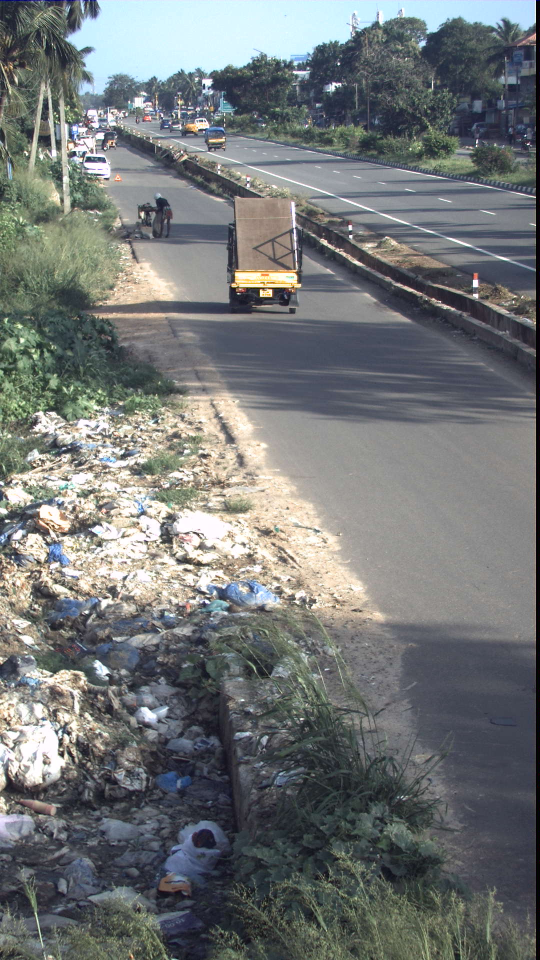
#> input picture 1.jpg, 1080 x 1920 px (shown at 1/2 size)
$ jupyter execute --allow-errors hsvhisteq.ipynb
#> lines starting #> are read from the running program, lines starting #| are printed output that depends on the picture
[cell 1]
import cv2
import numpy as np
from matplotlib import pyplot as plt
# Load the image
img = cv2.imread("1.jpg")
#> img is the input picture: shape (1920, 1080, 3); mean B, G, R 118.4, 118.3, 114.7
print(img.shape)
#| (1920, 1080, 3)
plt.title('Original BGR image')
plt.imshow(img)
plt.xticks([]), plt.yticks([])
plt.show()
org_img=img

[cell 2]
background= cv2.imread("back.jpg")
#> (the rest of this cell did not finish here and is left out)

[cell 3]
#cv2.imshow('original_img',img)
per=50
width= int( (img.shape[1]*per) / 100)
#> width = 540
height= int ((img.shape[0]*per) /100 )
#> height = 960
dim=(width, height)
#> dim = (540, 960)
img = cv2.resize(img,dim, interpolation = cv2.INTER_AREA)
#> img: shape (960, 540, 3)
print(img.shape)
#| (960, 540, 3)
image=img
#cv2.imshow('Resized_img',img)
# Apply log transform
#c= 255/ (np.log(1+np.max(img)))

[cell 4]
#cv2.imshow('original_img',img)
per1=50
#> (the rest of this cell did not finish here and is left out)

[cell 5]
img = cv2.cvtColor(img, cv2.COLOR_BGR2RGB)
plt.title('RGB image')
plt.imshow(img, cmap='gray')
plt.xticks([]), plt.yticks([])
plt.show()
image=img

#> (a cell that did not finish here is left out)

[cell 7]
img = cv2.cvtColor(img, cv2.COLOR_RGB2HSV)
#> img: shape (960, 540, 3); mean H, S, V 76.7, 38.3, 125.8
plt.title('HSV image')
plt.imshow(img, cmap='gray')
plt.xticks([]), plt.yticks([])
plt.show()

#> (a cell that did not finish here is left out)

[cell 9]
H, S, V = cv2.split(img)
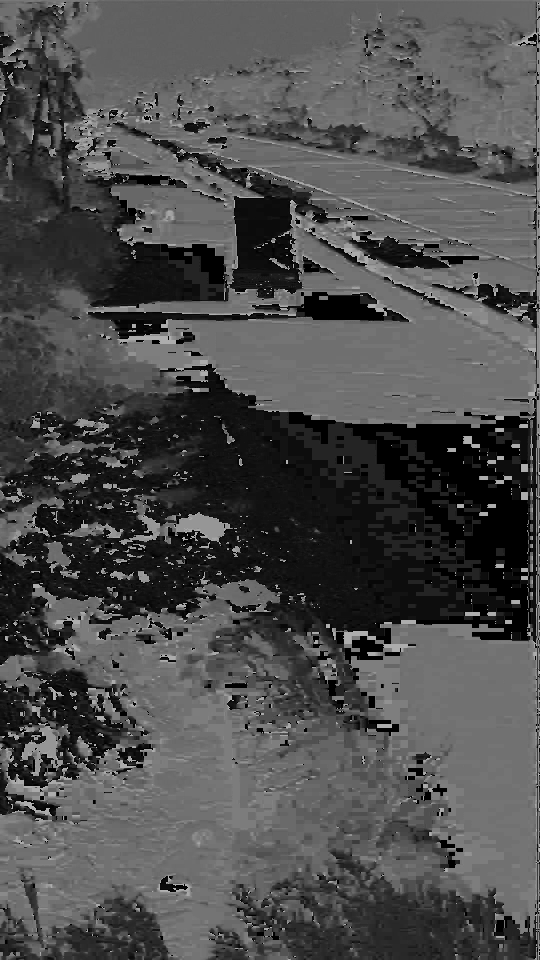
#> H: shape (960, 540); min 0, max 179, mean 76.7
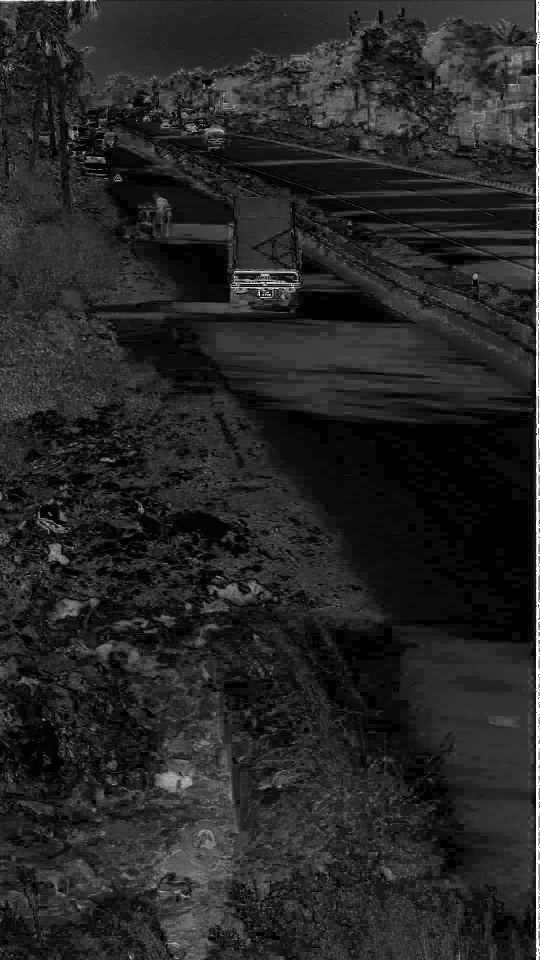
#> S: shape (960, 540); min 0, max 255, mean 38.3
plt.title('HSV components image')
plt.subplot(131)
plt.imshow(H, cmap='gray')
plt.subplot(132)
plt.imshow(S, cmap='gray')
plt.subplot(133)
plt.imshow(V, cmap='gray')
plt.xticks([]), plt.yticks([])
plt.show()

#> (a cell that did not finish here is left out)

[cell 11]
alpha1 = 0.2 ; beta1 = 0.8 ; thetas= 1; thetah= 1
s=V
print(s.shape)
#| (960, 540)

[cell 12]
import sys
V = np.float32(V)/255
#> (the rest of this cell did not finish here and is left out)

#> (a cell that did not finish here is left out)

[cell 14]
s = np.array(s,dtype=np.uint8)

plt.subplot(121)
plt.imshow(image, cmap = 'gray')
plt.title('Shadow mask')
plt.subplot(122)
plt.imshow(s, cmap= 'gray')


plt.xticks([]), plt.yticks([])
plt.show()

[cell 15]
plt.subplot(141)
plt.imshow(s, cmap= 'gray')

median = cv2.medianBlur(s, 5)
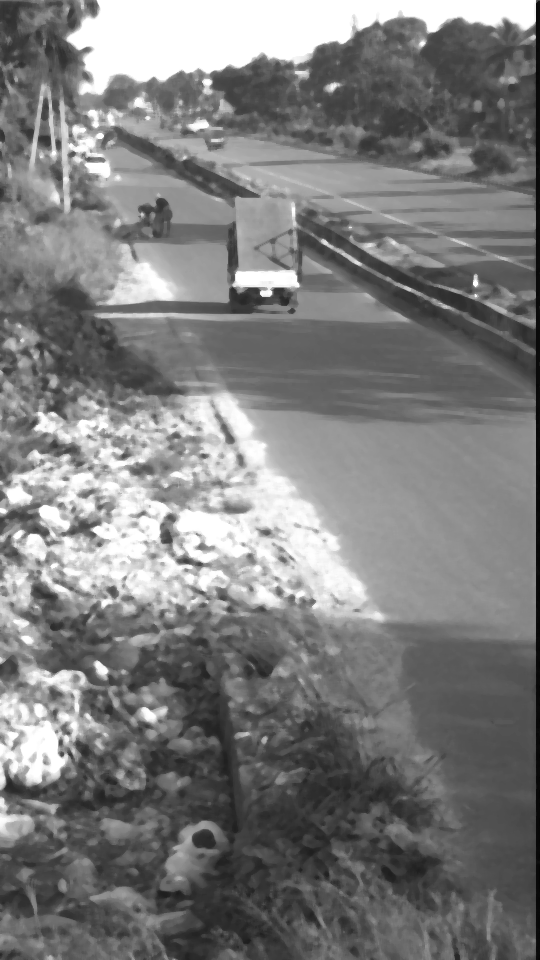
#> median: shape (960, 540); min 4, max 255, mean 125.4
plt.subplot(142)
plt.imshow(median, cmap = 'gray')
# Closing - Good for removing noise
kernel = np.ones((3,3), np.uint8)
closing = cv2.morphologyEx(median, cv2.MORPH_CLOSE, kernel)
plt.title('closing')
plt.subplot(143)
plt.imshow(closing, cmap = 'gray')


# Opening - Good for removing noise
opening = cv2.morphologyEx(closing, cv2.MORPH_OPEN, kernel)
plt.title('Opening')
plt.subplot(144)
plt.imshow(opening, cmap = 'gray')

[cell 16]
opening = np.array(opening,dtype=np.uint8)
print(opening.shape)
#| (960, 540)
print(opening.dtype)
#| uint8
print(image.shape)
#| (960, 540, 3)
print(image.dtype)
#| uint8

result = image.copy()
height=result.shape[0]
width=result.shape[1]
blank_image = np.zeros((height,width,3), np.uint8)
print(blank_image.shape)
#| (960, 540, 3)
#result[opening!=0] = (0,0,0)

result[opening!=0] = (255,255,255)
#> result: shape (960, 540, 3); every value is 255

plt.imshow(result, cmap = 'gray')
#plt.imshow(blank_image, cmap = 'gray')

[cell 17]
blank_image[opening!=0] = image[opening!=0]
plt.imshow(blank_image, cmap = 'gray')

[cell 18]
blank_image1=np.uint8(np.double(blank_image)*1.2 + 5)
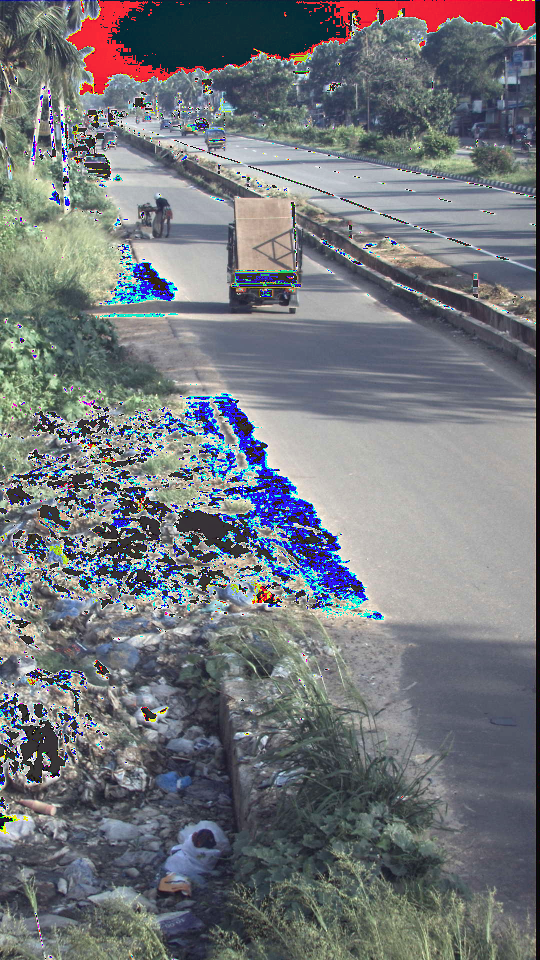
#> blank_image1: shape (960, 540, 3); mean R, G, B 115.9, 119.3, 124.4
plt.imshow(blank_image1, cmap = 'gray')

[cell 19]
equ = np.zeros((height,width,3), np.uint8)
equ[opening==0]=image[opening==0]
#> equ: shape (960, 540, 3); every value is 0
equ[:,:,0] = cv2.equalizeHist(blank_image1[:,:,0])
equ[:,:,1] = cv2.equalizeHist(blank_image1[:,:,1])
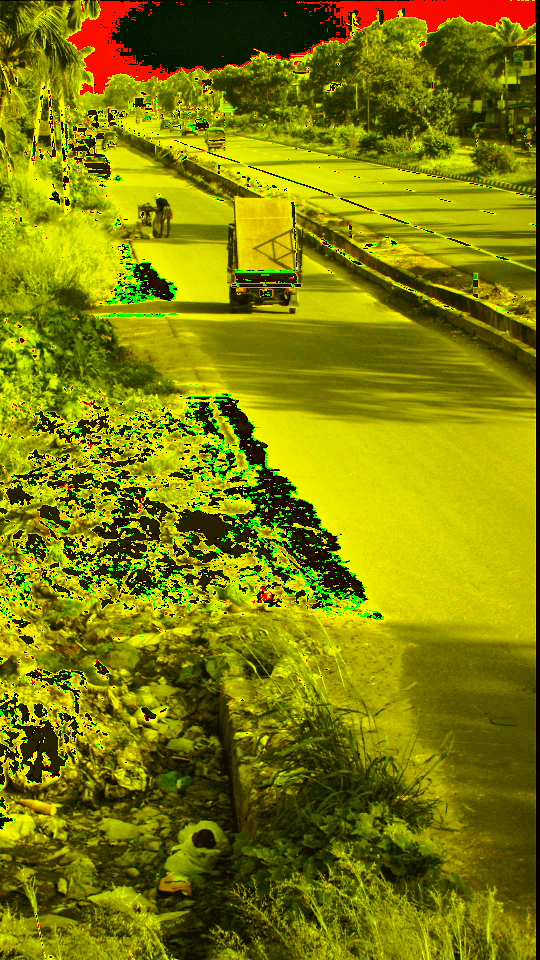
#> equ: shape (960, 540, 3); mean R, G, B 127.9, 128, 0
equ[:,:,2] = cv2.equalizeHist(blank_image1[:,:,2])
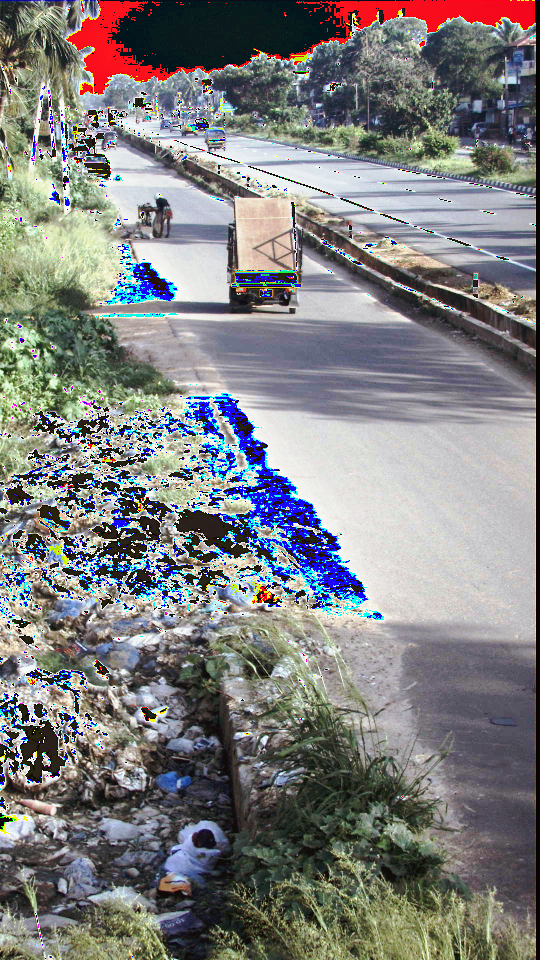
#> equ: shape (960, 540, 3); mean R, G, B 127.9, 128, 128.5
plt.imshow(equ, cmap = 'gray')

[cell 20]
equ[opening==0]=image[opening==0]
plt.subplot(121)
plt.title('SHADOW Removal using Hist equalization & clahe')
plt.imshow(image, cmap = 'gray')
plt.subplot(122)
plt.imshow(equ, cmap = 'gray')

[cell 21]
claheimg = np.zeros((height,width,3), np.uint8)
claheimg[opening==0]=image[opening==0]
clahe = cv2.createCLAHE(clipLimit=9.0,tileGridSize=(5, 5))

claheimg[:,:,0] = clahe.apply(blank_image1[:,:,0])
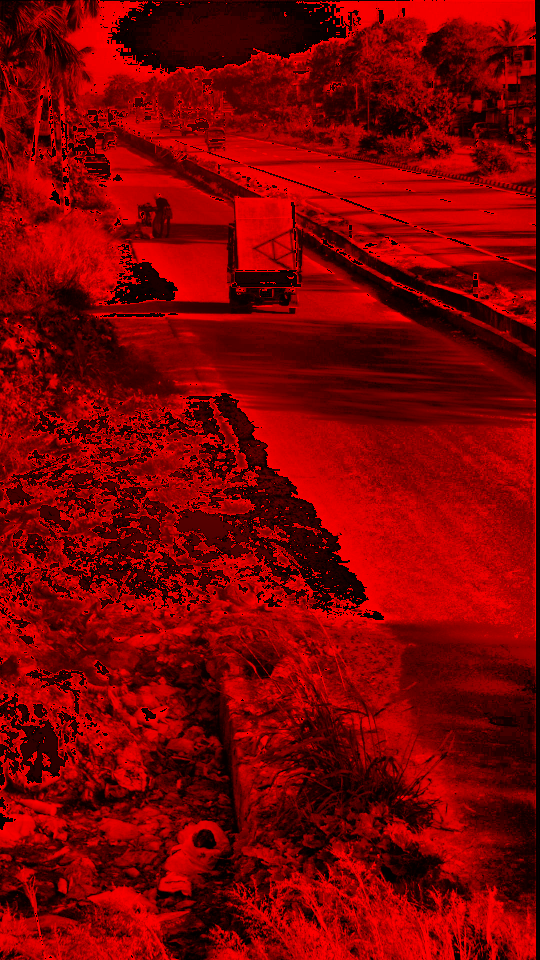
#> claheimg: shape (960, 540, 3); mean R, G, B 128.7, 0, 0
claheimg[:,:,1] = clahe.apply(blank_image1[:,:,1])
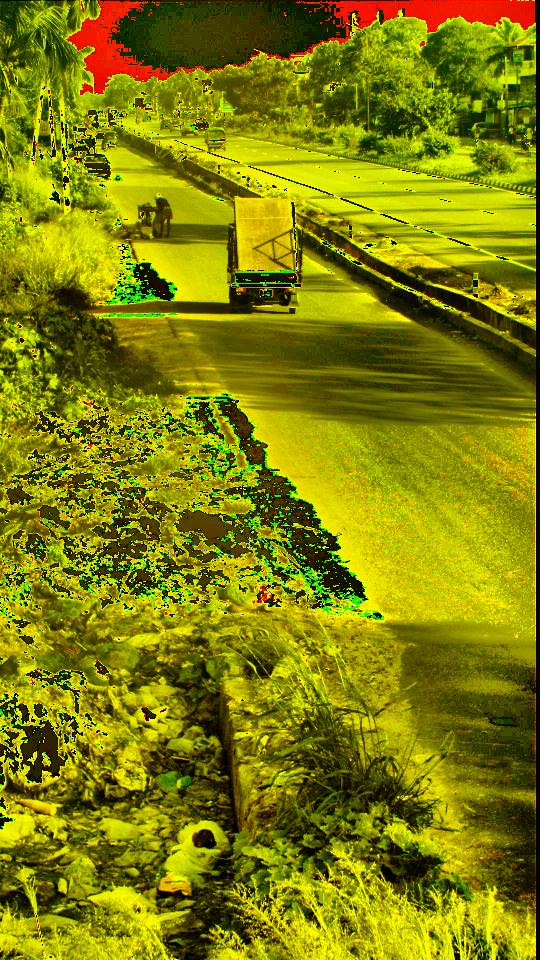
#> claheimg: shape (960, 540, 3); mean R, G, B 128.7, 128.6, 0
claheimg[:,:,2] = clahe.apply(blank_image1[:,:,2])
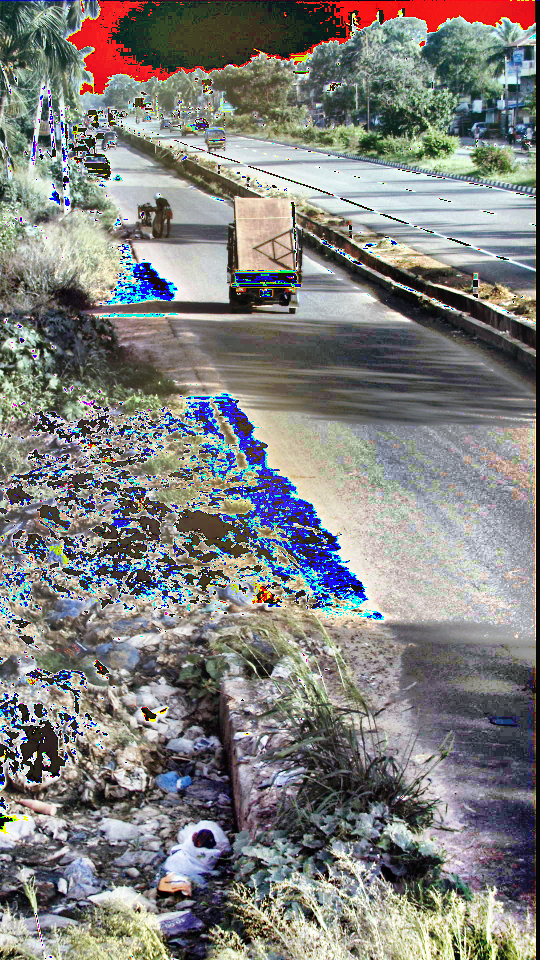
#> claheimg: shape (960, 540, 3); mean R, G, B 128.7, 128.6, 126.5

[cell 22]
claheimg[opening==0]=image[opening==0]

plt.subplot(121)
plt.title('SHADOW Removal using clahe')
plt.imshow(image, cmap = 'gray')
plt.subplot(122)
plt.title('SHADOW Removal using CLAHE ')
plt.imshow(claheimg, cmap = 'gray')

$ run again, with 50237.jpg copied over 1.jpg
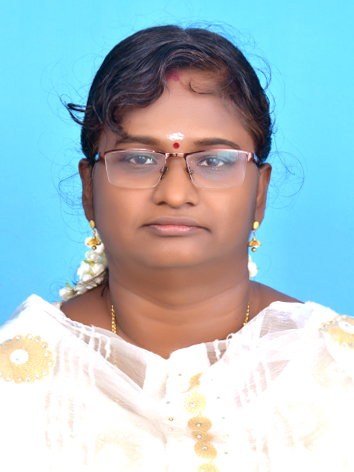
#> input picture 50237.jpg, 354 x 472 px
#> img is the input picture: shape (472, 354, 3); mean B, G, R 201.1, 194.7, 170.5
#| (472, 354, 3)
#| (236, 177, 3)
#| (236, 177)
#| (236, 177)
#| uint8
#| (236, 177, 3)
#| uint8
#| (236, 177, 3)
#> result: shape (236, 177, 3); every value is 255
#> `equ[:,:,2] = cv2.equalizeHist(blank_image1[:,:,2])`:
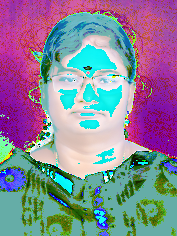
#> equ: shape (236, 177, 3); mean R, G, B 134.8, 132, 151.5
#> `claheimg[:,:,2] = clahe.apply(blank_image1[:,:,2])`:
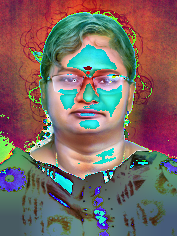
#> claheimg: shape (236, 177, 3); mean R, G, B 121.3, 104.7, 100.7
